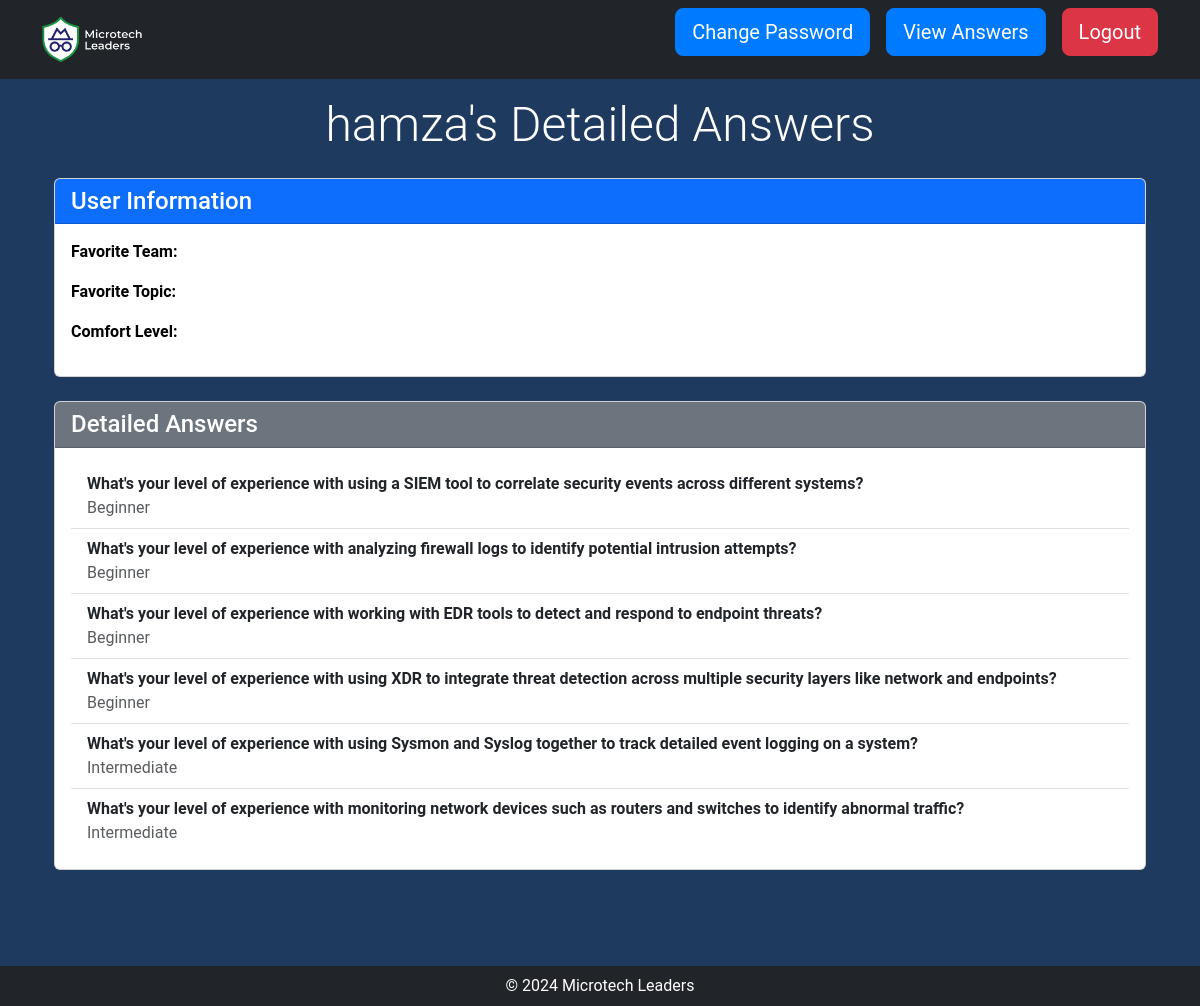
Screenshot of /answers/1/ (signed in) with the database file from the repository.
### trainingPlatform/models.py (models this page shows)
class QuestionnaireResult(models.Model):
    user = models.OneToOneField(User, on_delete=models.CASCADE)
    favorite_team = models.CharField(max_length=10, blank=True)  # Allow empty strings
    favorite_topic = models.CharField(max_length=100, blank=True)  # Allow empty strings
    comfort_level = models.CharField(max_length=50, blank=True)  # Allow empty strings
    completed = models.BooleanField(default=False)

class DetailedAnswer(models.Model):
    result = models.ForeignKey(QuestionnaireResult, on_delete=models.CASCADE, related_name='answers')
    question = models.CharField(max_length=255)
    answer = models.TextField()

### trainingPlatform/views.py (the view)
# urls.py: path('answers/<int:result_id>/', view_detailed_answers, name='view_detailed_answers'),
def view_detailed_answers(request, result_id):
    result = get_object_or_404(QuestionnaireResult, id=result_id)
    answers = result.answers.all()
    return render(request, 'view_detailed_answers.html', {'result': result, 'answers': answers})

### trainingPlatform/templates/view_detailed_answers.html (shortened to what this page needs)
{% extends 'base.html' %}
{% load static %}
{% block free %}
<div class="container my-5">
    <div class="text-center mb-4">
        <h2 class="display-5" style="color: white;">{{ result.user.username }}'s Detailed Answers</h2>
    </div>
    <div class="card mb-4">
        <div class="card-header bg-primary text-white">
            <h4 class="mb-0">User Information</h4>
        </div>
        <div class="card-body" style="color: black;">
            <p><strong>Favorite Team:</strong> {{ result.favorite_team|title }}</p>
            <p><strong>Favorite Topic:</strong> {{ result.favorite_topic|title }}</p>
            <p><strong>Comfort Level:</strong> </p>
        </div>
    </div>
    <div class="card">
        <div class="card-header bg-secondary text-white">
            <h4 class="mb-0">Detailed Answers</h4>
        </div>
        <div class="card-body">
            <ul class="list-group list-group-flush">
                {% for answer in answers %}
                <li class="list-group-item">
                    <strong>{{ answer.question }}</strong><br>
                    <span class="text-muted">{{ answer.answer }}</span>
                </li>
                {% endfor %}
            </ul>
        </div>
    </div>
</div>
{% endblock %}

### trainingPlatform/static/styles/styles.css (style rules this page uses)
body { background-color: #1e3a5f; color: white; font-family: 'Roboto', sans-serif; }
h2 { color: #343a40; }

### rows the page displays
QuestionnaireResult: user.username "hamza"
DetailedAnswer: question "What's your level of experience with using a SIEM tool to correlate security events across different systems?", answer "Beginner"
DetailedAnswer: question "What's your level of experience with analyzing firewall logs to identify potential intrusion attempts?", answer "Beginner"
DetailedAnswer: question "What's your level of experience with working with EDR tools to detect and respond to endpoint threats?", answer "Beginner"
DetailedAnswer: question "What's your level of experience with using XDR to integrate threat detection across multiple security layers like network and endpoints?", answer "Beginner"
DetailedAnswer: question "What's your level of experience with using Sysmon and Syslog together to track detailed event logging on a system?", answer "Intermediate"
DetailedAnswer: question "What's your level of experience with monitoring network devices such as routers and switches to identify abnormal traffic?", answer "Intermediate"
